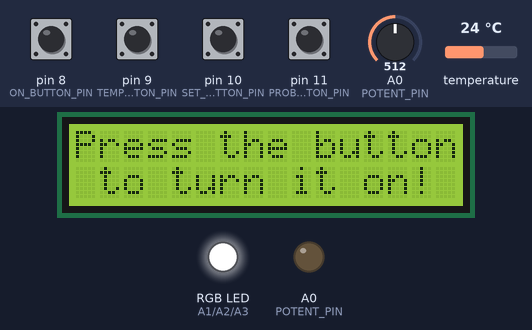
Bench run of a sketch on a simulated Arduino Uno, built with avr-gcc and run on an emulated ATmega328P. Parts: 16×2 character LCD, an RGB LED mixed from three pins (HIGH = lit), output pins drawn as LEDs (lit = HIGH). The test bench sets the inputs (shaded band); at power-on: pin 8 (ON_BUTTON_PIN), pin 9 (TEMP_BUTTON_PIN), pin 10 (SET_BUTTON_PIN), pin 11 (PROBE_BUTTON_PIN) HIGH, temperature 24 °C, A0 (POTENT_PIN) = 512.

Above: at 1.2 s.
1.3 s: pin 8 (ON_BUTTON_PIN) pulled LOW for 0.15 s
At 2.5 s:
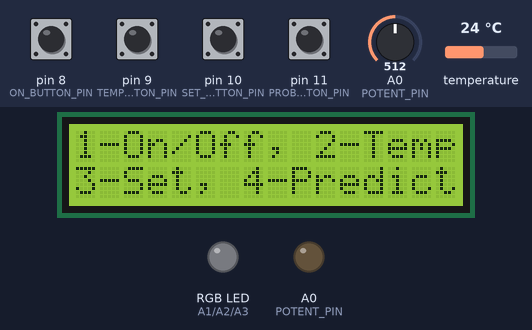
2.9 s: pin 9 (TEMP_BUTTON_PIN) pulled LOW for 0.15 s
At 4.2 s:
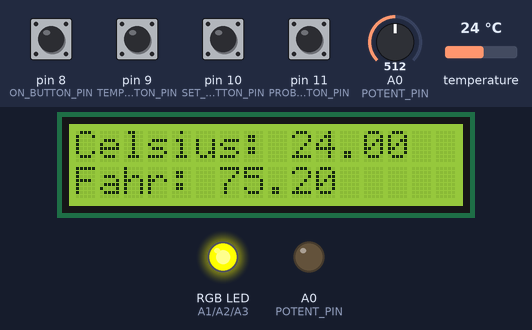
5.2 s: pin 10 (SET_BUTTON_PIN) pulled LOW for 1 s
At 6.4 s:
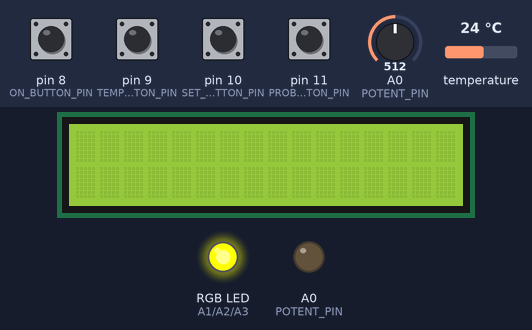
8.3 s: temperature set to 12 °C
At 9.5 s:
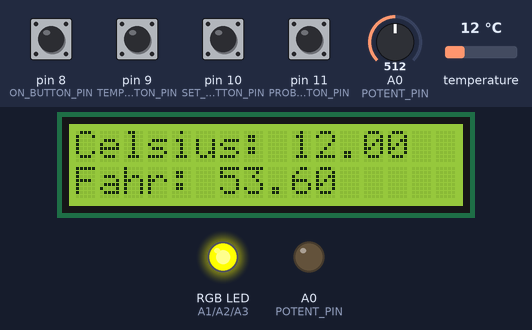
9.8 s: temperature set to 19 °C
At 10.8 s:
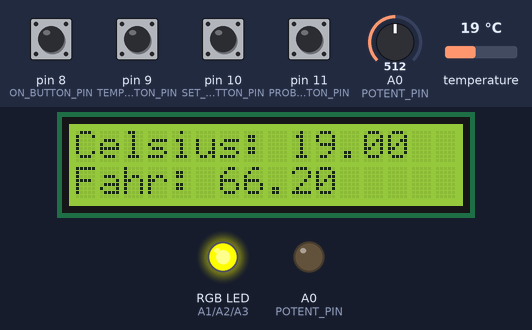
11.3 s: temperature set to 28 °C
At 12.1 s:
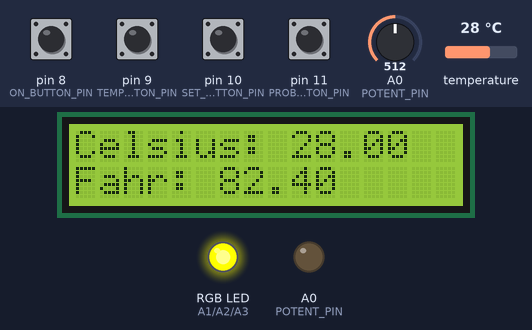
Timing chart, 0 to 13.9 s (numbered marks = the images above; inputs shaded):
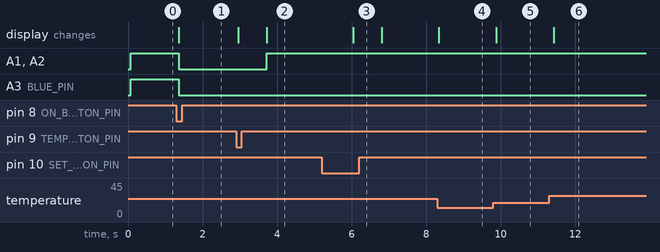

Measured:
- after the input at 1.3 s, A1 (RED_PIN), A2 (GREEN_PIN), A3 (BLUE_PIN): HIGH → LOW after 0.06 s; the display: changes after 0.06 s (image 1)
- after the input at 2.9 s, A1 (RED_PIN), A2 (GREEN_PIN): LOW → HIGH after 0.82 s; the display: first changes after 0.06 s (image 2 shows a later state)
- after the input at 5.2 s, the display: changes after 0.84 s (image 3)
- after the input at 8.3 s, the display: changes at once (image 4)
- after the input at 9.8 s, the display: changes after 0.08 s (image 5)
- after the input at 11.3 s, the display: changes after 0.12 s (image 6)

The sketch:

proiect.ino
```cpp
#include <LiquidCrystal.h>
#include <OneWire.h>
#include <DallasTemperature.h>

// Create an LCD object. Parameters: (RS, E, D4, D5, D6, D7)
LiquidCrystal lcd = LiquidCrystal(2, 3, 4, 5, 6, 7);

// Used for the temperature sensors
const int ONE_WIRE_BUS = 13;
OneWire one_wire(ONE_WIRE_BUS);
DallasTemperature sensors(&one_wire);

float celsius_water = 0;
float fahrenheit_water = 0;
float celsius_room = 0;

// LED pins
const int RED_PIN = A1;
const int GREEN_PIN = A2;
const int BLUE_PIN = A3;

// Potentiometer pin
const int POTENT_PIN = A0;

// Lower and upper temperature bounds
float base_temp = 45.0f;
float interval = 5.0f;
float grade_per_val = 30.0f / 1024.0f;

// Button functionality variables
int is_on = false;
int is_temp = false;
int is_set = false;
int is_probe = false;

// Constants used for buttons pins
const int ON_BUTTON_PIN = 8;
const int TEMP_BUTTON_PIN = 9;
const int SET_BUTTON_PIN = 10;
const int PROBE_BUTTON_PIN = 11;
const int DEBOUNCE_DELAY = 50;

// Variables used for debouncing the buttons
int last_steady_on = HIGH;
int last_flicker_on = LOW;
int last_steady_temp = HIGH;
int last_flicker_temp = LOW;
int last_steady_set = HIGH;
int last_flicker_set = LOW;
int last_steady_probe = HIGH;
int last_flicker_probe = LOW;

unsigned long last_debounce_on = 0;
unsigned long last_debounce_temp = 0;
unsigned long last_debounce_set = 0;
unsigned long last_debounce_probe = 0;

// Used for probing the temperature
int was_probed = false;
unsigned long last_probe = 0;
const unsigned long BETWEEN_PROBES = 10000;
const unsigned long PROBE_DURATION = 2000;
float first_temp = 0;
float second_temp = 0;
float time_taken = 0;

// Send signals to color the RGB
void RGB_color(int red_light_value, int green_light_value, int blue_light_value) {
  analogWrite(RED_PIN, red_light_value);
  analogWrite(GREEN_PIN, green_light_value);
  analogWrite(BLUE_PIN, blue_light_value);
}

// Used to check if the state of a button has changed
void check_button(const int PIN, int *last_flicker, int *last_steady,
                      unsigned long *last_debounce, int *is_bool) {
  int current_state = digitalRead(PIN);
  if (current_state != *last_flicker) {
    *last_debounce = millis();
    *last_flicker = current_state;
  }

  if (millis() - *last_debounce > DEBOUNCE_DELAY) {
    if (*last_steady == HIGH && current_state == LOW) {
      *is_bool = ((*is_bool) ^ true);
      lcd.clear();
    }

    *last_steady = current_state;
  }
}

// Instruction set for when the system is off
void compute_off() {
    is_temp = false;
    is_set = false;
    is_probe = false;
    was_probed = false;

    RGB_color(255, 255, 255); // None

    lcd.setCursor(0, 0);
    lcd.print("Press the button");
    lcd.setCursor(1, 1);
    lcd.print("to turn it on!");
}

// Instruction set for when the system is on standby
void compute_standby() {
    RGB_color(0, 0, 0); // White
    lcd.setCursor(0, 0);
    lcd.print("1-On/Off, 2-Temp");
    lcd.setCursor(0, 1);
    lcd.print("3-Set, 4-Predict");
}

// Instruction set for when the system displays the temperature
void compute_temp() {
    is_set = false;
    is_probe = false;
    was_probed = false;

    // Get the temperature of the beverage
    sensors.requestTemperatures();
    celsius_water = sensors.getTempCByIndex(0);
    fahrenheit_water = sensors.toFahrenheit(celsius_water);

    int val = analogRead(POTENT_PIN);
    float curr_temp = base_temp + val * grade_per_val;

    // Display a color based on how hot the beverage is
    if (celsius_water < curr_temp - interval) {
      RGB_color(255, 255, 0); // Blue
    } else if (celsius_water >= curr_temp - interval && celsius_water <= curr_temp + interval) {
      RGB_color(255, 0, 255); // Green
    } else {
      RGB_color(0, 255, 255); // Red
    }

    // Print corresponding temperatures
    lcd.setCursor(0, 0);
    lcd.print("Celsius: ");
    lcd.setCursor(9, 0);
    lcd.print(celsius_water);

    lcd.setCursor(0, 1);
    lcd.print("Fahr: ");
    lcd.print(fahrenheit_water);
}

// Instruction set for when the system is in set mode
void compute_set() {
    is_temp = false;
    is_probe = false;
    was_probed = false;

    RGB_color(127, 0, 127); // Cyan

    // Change the temperature based on the potentiometer reading
    int val = analogRead(POTENT_PIN);
    float curr_temp = base_temp + val * grade_per_val;

    // Display the lower and upper bound of the new temperature
    lcd.setCursor(0, 0);
    lcd.print("Min temp: ");
    lcd.print(curr_temp - interval);
    lcd.print("C");

    lcd.setCursor(0, 1);
    lcd.print("Max temp: ");
    lcd.print(curr_temp + interval);
    lcd.print("C");
}

// Function used to get the cooling time, based on Newton's Law of Cooling
float get_time() {
  float newton_cooling = log((second_temp - celsius_room) / (first_temp - celsius_room)) * 12;
  return log((base_temp - celsius_room) / (first_temp - celsius_room)) / newton_cooling;
}

// Instruction set for when the system is in probe mode
void compute_probe(){
    is_temp = false;
    is_set = false;

    if (!was_probed) {
        lcd.clear();
        lcd.setCursor(0, 0);
        lcd.print("Probing...");

        lcd.setCursor(0, 1);
        lcd.print("Please wait.");

        // Read the reference temperatures of the beverage and the room
        sensors.requestTemperatures();
        celsius_room = sensors.getTempCByIndex(1);

        sensors.requestTemperatures();
        first_temp = sensors.getTempCByIndex(0);
        delay(PROBE_DURATION);

        sensors.requestTemperatures();
        second_temp = sensors.getTempCByIndex(0);

        // Print the computed time and the room temperature
        lcd.clear();
        lcd.setCursor(0, 0);
        lcd.print("Cool time: ");
        lcd.print(get_time());
        lcd.setCursor(0, 1);
        lcd.print("Room temp: ");
        lcd.print(celsius_room);

        was_probed = true;
    }
}

// Initializes the pins, the sensors and the LCD
void setup(void)
{
    sensors.begin();
    lcd.begin(16, 2);

    pinMode(ON_BUTTON_PIN, INPUT_PULLUP);
    pinMode(TEMP_BUTTON_PIN, INPUT_PULLUP);
    pinMode(SET_BUTTON_PIN, INPUT_PULLUP);
    pinMode(PROBE_BUTTON_PIN, INPUT_PULLUP);

    pinMode(POTENT_PIN, OUTPUT);

    pinMode(RED_PIN, OUTPUT);
    pinMode(GREEN_PIN, OUTPUT);
    pinMode(BLUE_PIN, OUTPUT);
}

// Waits for change in buttons status and goes into the given mode
void loop(void)
{
    check_button(ON_BUTTON_PIN, &last_flicker_on, &last_steady_on, &last_debounce_on, &is_on);

    if (!is_on) {
        compute_off();
    } else {
        check_button(TEMP_BUTTON_PIN, &last_flicker_temp, &last_steady_temp, &last_debounce_temp, &is_temp);
        check_button(SET_BUTTON_PIN, &last_flicker_set, &last_steady_set, &last_debounce_set, &is_set);
        check_button(PROBE_BUTTON_PIN, &last_flicker_probe, &last_steady_probe, &last_debounce_probe, &is_probe);

      if (is_temp) {
        compute_temp();
      } else if (is_set) {
        compute_set();
      } else if (is_probe) {
        compute_probe();
      } else {
        compute_standby();
      }
    }
}
```
